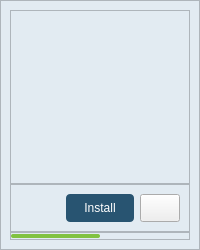
                    <widget class="QFrame" name="quest_gpt">
                     <property name="sizePolicy">
                      <sizepolicy hsizetype="Fixed" vsizetype="Fixed">
                       <horstretch>0</horstretch>
                       <verstretch>0</verstretch>
                      </sizepolicy>
                     </property>
                     <property name="minimumSize">
                      <size>
                       <width>180</width>
                       <height>250</height>
                      </size>
                     </property>
                     <property name="styleSheet">
                      <string notr="true">QFrame{background-color: rgb(226, 235, 242);
}
#quest_gpt.QFrame:hover{
	background-color: rgb(216, 228, 238);
}</string>
                     </property>
                     <property name="frameShape">
                      <enum>QFrame::StyledPanel</enum>
                     </property>
                     <property name="frameShadow">
                      <enum>QFrame::Raised</enum>
                     </property>
                     <layout class="QVBoxLayout" name="verticalLayout_10">
                      <property name="spacing">
                       <number>0</number>
                      </property>
                      <property name="leftMargin">
                       <number>9</number>
                      </property>
                      <property name="topMargin">
                       <number>9</number>
                      </property>
                      <property name="rightMargin">
                       <number>9</number>
                      </property>
                      <property name="bottomMargin">
                       <number>9</number>
                      </property>
                      <item>
                       <widget class="QFrame" name="app_info">
                        <property name="styleSheet">
                         <string notr="true">image: url(:/logos/images/logo/Quest_Logo_RGB - GPT.png);</string>
                        </property>
                        <property name="frameShape">
                         <enum>QFrame::StyledPanel</enum>
                        </property>
                        <property name="frameShadow">
                         <enum>QFrame::Raised</enum>
                        </property>
                       </widget>
                      </item>
                      <item>
                       <widget class="QFrame" name="app_control">
                        <property name="sizePolicy">
                         <sizepolicy hsizetype="Preferred" vsizetype="Fixed">
                          <horstretch>0</horstretch>
                          <verstretch>0</verstretch>
                         </sizepolicy>
                        </property>
                        <property name="minimumSize">
                         <size>
                          <width>0</width>
                          <height>40</height>
                         </size>
                        </property>
                        <property name="frameShape">
                         <enum>QFrame::StyledPanel</enum>
                        </property>
                        <property name="frameShadow">
                         <enum>QFrame::Raised</enum>
                        </property>
                        <layout class="QHBoxLayout" name="horizontalLayout_9">
                         <item>
                          <widget class="QPushButton" name="app_about_button">
                           <property name="sizePolicy">
                            <sizepolicy hsizetype="Fixed" vsizetype="Fixed">
                             <horstretch>0</horstretch>
                             <verstretch>0</verstretch>
                            </sizepolicy>
                           </property>
                           <property name="minimumSize">
                            <size>
                             <width>28</width>
                             <height>28</height>
                            </size>
                           </property>
                           <property name="text">
                            <string/>
                           </property>
                           <property name="icon">
                            <iconset resource="../../../resources.qrc">
                             <normaloff>:/icon/images/icons/info_FILL0_wght200_GRAD0_opsz48(1).svg</normaloff>:/icon/images/icons/info_FILL0_wght200_GRAD0_opsz48(1).svg</iconset>
                           </property>
                           <property name="iconSize">
                            <size>
                             <width>28</width>
                             <height>28</height>
                            </size>
                           </property>
                           <property name="checkable">
                            <bool>false</bool>
                           </property>
                           <property name="flat">
                            <bool>true</bool>
                           </property>
                          </widget>
                         </item>
                         <item>
                          <widget class="QPushButton" name="quest_gpt_install_button">
                           <property name="minimumSize">
                            <size>
                             <width>0</width>
                             <height>28</height>
                            </size>
                           </property>
                           <property name="styleSheet">
                            <string notr="true">QPushButton {	
	border: none;
	color:white;
	background-color: rgb(40, 84, 113);
	padding-left: 0px;
	border-radius:4px;
}

QPushButton:hover {
	border: 2px solid rgb(129, 194, 65);
	border-radius: 4px;
}
QPushButton:pressed {	
	background-color: rgb(129, 194, 65);
	border-radius: 4px;
}
QPushButton:checked {	
	background-color: rgb(129, 194, 65);
	border-radius: 4px;
}
</string>
                           </property>
                           <property name="text">
                            <string>Install</string>
                           </property>
                           <property name="iconSize">
                            <size>
                             <width>16</width>
                             <height>16</height>
                            </size>
                           </property>
                           <property name="checkable">
                            <bool>true</bool>
                           </property>
                           <property name="checked">
                            <bool>false</bool>
                           </property>
                           <property name="flat">
                            <bool>true</bool>
                           </property>
                          </widget>
                         </item>
                         <item>
                          <widget class="QPushButton" name="app_setting_button">
                           <property name="sizePolicy">
                            <sizepolicy hsizetype="Fixed" vsizetype="Fixed">
                             <horstretch>0</horstretch>
                             <verstretch>0</verstretch>
                            </sizepolicy>
                           </property>
                           <property name="minimumSize">
                            <size>
                             <width>28</width>
                             <height>28</height>
                            </size>
                           </property>
                           <property name="styleSheet">
                            <string notr="true">QPushButton::menu-indicator{width:0px;}</string>
                           </property>
                           <property name="text">
                            <string/>
                           </property>
                           <property name="icon">
                            <iconset resource="../../../resources.qrc">
                             <normaloff>:/icon/images/icons/settings_FILL0_wght200_GRAD0_opsz48.png</normaloff>:/icon/images/icons/settings_FILL0_wght200_GRAD0_opsz48.png</iconset>
                           </property>
                           <property name="iconSize">
                            <size>
                             <width>28</width>
                             <height>28</height>
                            </size>
                           </property>
                           <property name="checkable">
                            <bool>false</bool>
                           </property>
                          </widget>
                         </item>
                        </layout>
                       </widget>
                      </item>
                      <item>
                       <widget class="QFrame" name="progess">
                        <property name="sizePolicy">
                         <sizepolicy hsizetype="Preferred" vsizetype="Fixed">
                          <horstretch>0</horstretch>
                          <verstretch>0</verstretch>
                         </sizepolicy>
                        </property>
                        <property name="minimumSize">
                         <size>
                          <width>0</width>
                          <height>8</height>
                         </size>
                        </property>
                        <property name="styleSheet">
                         <string notr="true">background-color: rgb(226, 235, 242);</string>
                        </property>
                        <property name="frameShape">
                         <enum>QFrame::StyledPanel</enum>
                        </property>
                        <property name="frameShadow">
                         <enum>QFrame::Raised</enum>
                        </property>
                        <layout class="QVBoxLayout" name="verticalLayout_11">
                         <property name="spacing">
                          <number>0</number>
                         </property>
                         <property name="leftMargin">
                          <number>0</number>
                         </property>
                         <property name="topMargin">
                          <number>0</number>
                         </property>
                         <property name="rightMargin">
                          <number>0</number>
                         </property>
                         <property name="bottomMargin">
                          <number>0</number>
                         </property>
                         <item>
                          <widget class="QProgressBar" name="quest_gpt_progress_bar">
                           <property name="sizePolicy">
                            <sizepolicy hsizetype="Preferred" vsizetype="Fixed">
                             <horstretch>0</horstretch>
                             <verstretch>0</verstretch>
                            </sizepolicy>
                           </property>
                           <property name="minimumSize">
                            <size>
                             <width>0</width>
                             <height>4</height>
                            </size>
                           </property>
                           <property name="styleSheet">
                            <string notr="true">QProgressBar {
	min-height: 4px;
	max-height: 4px;
	border-radius: 2px;
}
QProgressBar::chunk {
    border-radius: 2px;
    background-color: rgb(129, 194, 65);
}</string>
                           </property>
                           <property name="value">
                            <number>50</number>
                           </property>
                           <property name="textVisible">
                            <bool>false</bool>
                           </property>
                           <property name="invertedAppearance">
                            <bool>false</bool>
                           </property>
                          </widget>
                         </item>
                        </layout>
                       </widget>
                      </item>
                     </layout>
                    </widget>
